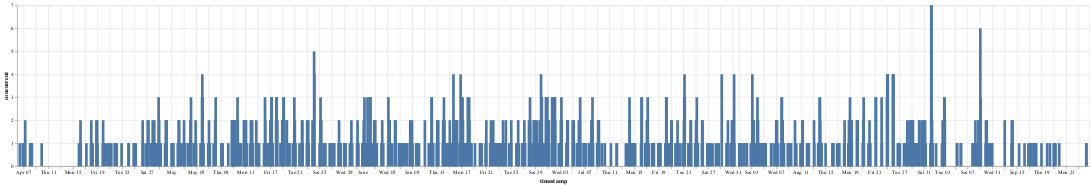

Write notebook code for a chart like this one.
### Code cell
timeline_chart

### Figure 1 — Vega-Lite specification as saved in the notebook (floating-point values rounded to 4 significant figures; data arrays with more than 128 entries replaced by an {"elided": "..."} marker saying what was removed)
{"config": {"view": {"continuousWidth": 300, "continuousHeight": 300}}, "data": {"name": "data-f3106e1eb7734b4f5e8ec3b66579d4eb"}, "mark": {"type": "bar"}, "encoding": {"x": {"field": "timestamp", "type": "temporal"}, "y": {"field": "concurrent", "type": "quantitative"}}, "width": 4000, "$schema": "https://vega.github.io/schema/vega-lite/v5.20.1.json", "datasets": {"data-f3106e1eb7734b4f5e8ec3b66579d4eb": {"elided": "4151 records"}}}
